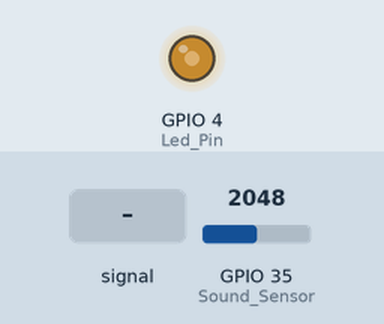
The program below on a simulated ESP32. Parts: output pins drawn as LEDs (lit = HIGH). Inputs (shaded band) come from the test bench; at power-on: GPIO 35 (Sound_Sensor) = 2048. What the program prints to the serial monitor is not drawn.

Above: at 1.2 s.
1.3 s: GPIO 35 (Sound_Sensor) set to 210
2.8 s: GPIO 35 (Sound_Sensor) set to 192
At 3.3 s:
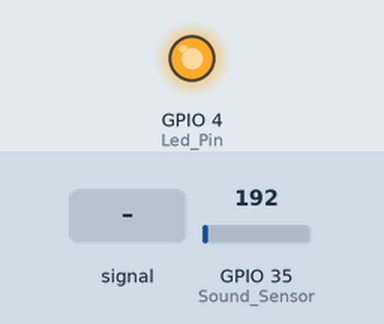
4.3 s: GPIO 35 (Sound_Sensor) set to 491
At 5.5 s:
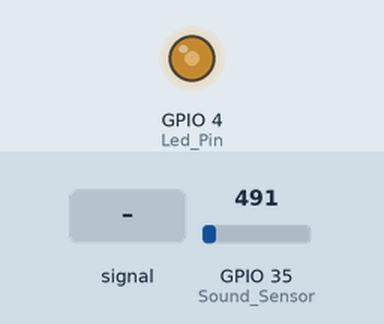
5.8 s: GPIO 35 (Sound_Sensor) fed a 200 Hz sine of ±327 counts around its level
8.8 s: GPIO 35 (Sound_Sensor) set to 0
At 9.8 s:
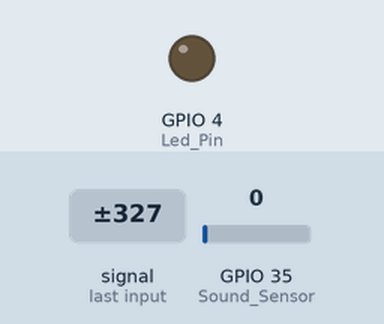
10.3 s: GPIO 35 (Sound_Sensor) set to 1228
At 11.4 s:
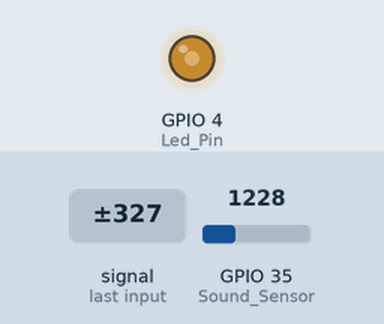
Timing chart, 0 to 12.8 s (numbered marks = the images above; inputs shaded):
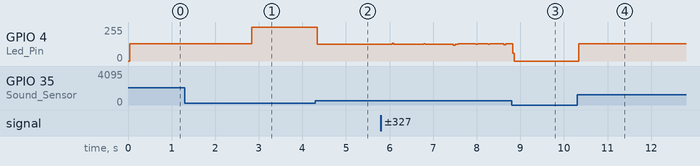

The program:

main.cpp
```cpp
// This project implements the simulation and test of a Hiletgo FC-04 sound sensor with ESP32 in VsCode with PlatformIo and WokWi.
// The sound level from the sensor is used to trigger the LED to turn On or OF

#include <Arduino.h>
// Define the pin configuration of the LED and Sound Sensor
#define Sound_Sensor 35
#define Led_Pin 4
const int Sound_Threathold = 200;
void setup() {
  // put your setup code here, to run once:
  pinMode(Sound_Sensor, INPUT);
  pinMode(Led_Pin, OUTPUT);
  Serial.begin(115200);
}

void loop() {
  // put your main code here, to run repeatedly:
  int sound = analogRead(Sound_Sensor);   // Read the output of the sensor
  digitalRead(Led_Pin);                  // Read the output pin of the LED to update its stae
  if (sound>Sound_Threathold && digitalRead(Led_Pin)==false)
  {
    digitalWrite(Led_Pin, HIGH);
    Serial.println("ON");
  }
  else if (sound>Sound_Threathold && digitalRead(Led_Pin)==true)
  {
    digitalWrite(Led_Pin, LOW);
    Serial.println("OFF");
  }

}
```

Measured:
- the behaviour switches between 201 and 200 on GPIO 35 (Sound_Sensor) (found by bisection; images 0 and 1)
- after the input at 2.8 s, GPIO 4 (Led_Pin): 128/255 → 255/255 at once
- after the input at 4.3 s, GPIO 4 (Led_Pin): 255/255 → 125/255 at once
- after the input at 10.3 s, GPIO 4 (Led_Pin): 0/255 → 128/255 at once
